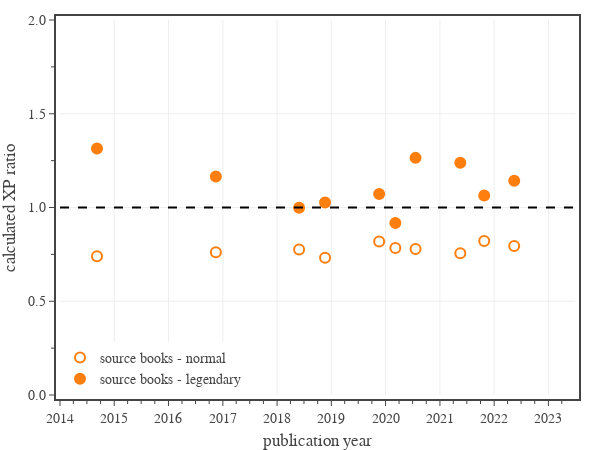

Here is the notebook cell this chart was saved with:
### Code cell
# plot eXP ratio vs time. Split data by book type.
from datetime import date

groups = {
    'source books - normal': {
        'Legendary': ['N'],
        'marker': dict(
            size=10, 
            color='rgba(0,0,0,0.0)', 
            line=dict(color='#ff7f0e', width=2)
        )
    },
    'source books - legendary': {
        'Legendary': ['L','LL'],
        'marker': dict(
            size=10, 
            color='#ff7f0e', 
            line=dict(color='#ff7f0e', width=2)
        )
    }
}

# summarize the current dataset


group_columns = ['Date','group','Book']
date_range = [date(2014, 1, 1), date.today()]

# plot results
fig = go.Figure(
    layout=go.Layout(
        template=tfb.FIG_TEMPLATE,
        hoverlabel=dict(
            bgcolor='white',
        ),
        xaxis=dict(
            title_text='publication year',
            range=date_range,
            dtick="M12",
            minor=dict(dtick="M3"),
        ),
        yaxis=dict(
            title_text='calculated XP ratio',
            range=[0, 2],
            tick0=0, dtick=0.5,
            tickformat='.1f',
            minor=dict(tick0=0, dtick=0.25),
        ),
        legend=dict(
            yanchor='bottom',  y=0.00,
            xanchor='left', x=0.00,
            orientation='v',
        ),
    )
)

for g in groups:
    group = groups[g]
    df1 = df0[df0['CR'].between(1,30) & df0['Legendary'].isin(group['Legendary']) & df0['Book Type'].isin(['Source'])]
    df1['group'] = df1.apply(lambda row: 'source books - normal' if row['Legendary'] == 'N' else 'source books - legendary', axis=1)
    df1 = df1[group_columns + ['eXP Ratio']]
    
    dfG = df1.groupby(group_columns).size().to_frame('Total').reset_index()
    dfG['eXP Ratio Mean'] = df1.groupby(group_columns).mean().reset_index()['eXP Ratio']
    dfG['eXP Ratio Std Dev'] = df1.groupby(group_columns).std().reset_index()['eXP Ratio']
    dfG = dfG.sort_values(by=['Date'])
    dfG = dfG[dfG['Total'].ge(1)]
    
    fig.add_trace(go.Scatter(
        x=dfG['Date'], 
        y=dfG['eXP Ratio Mean'],
        mode='markers',
        name=g,
    ))

    fig.update_traces(
        selector=dict(name=g),
        customdata = np.stack((dfG['Book'], dfG['Total']), axis=-1),
        hovertemplate = '<b>%{customdata[0]}</b><br>'
            + 'Date: %{x}<br>'
            + 'XP ratio: %{y:.2f}<br>'
            + 'Monsters: %{customdata[1]:.0f}'
            + '<extra></extra>',
        marker=group['marker'],
    )

fig.add_trace(go.Scatter(
    x=date_range, 
    y=[1, 1],
    mode='lines', 
    line=dict(color='black', dash='dash'),
    showlegend=False,
    hoverinfo='skip'
))

# show figure
fig.update_layout(width=600, height=450)
fig.show(config=tfb.FIG_CONFIG)

# save figures
if SAVEFIGS:
    fig.update_layout(autosize=True, width=None, height=None)
    tfb.save_fig_html(fig, format='large', name='fig-exp-ratio-mean-vs-time-source-books-large', style='aspect-ratio: 600/500;')
    tfb.save_fig_html(fig, format='small', name='fig-exp-ratio-mean-vs-time-source-books-small', style='aspect-ratio: 600/550;')

### Figure 1 — Plotly figure (JSON) as saved in the notebook; plotly's stock layout.template omitted (floating-point values rounded to 4 significant figures)
{"data": [{"customdata": [["MM", 265], ["VGtM", 106], ["MToF", 88], ["GGtR", 47], ["ERftLW", 19], ["EGtW", 26], ["MOoT", 38], ["VRGtR", 26], ["FToD", 49], ["MPMotM", 202]], "hovertemplate": "<b>%{customdata[0]}</b><br>Date: %{x}<br>XP ratio: %{y:.2f}<br>Monsters: %{customdata[1]:.0f}<extra></extra>", "marker": {"color": "rgba(0,0,0,0.0)", "line": {"color": "#ff7f0e", "width": 2}, "size": 10}, "mode": "markers", "name": "source books - normal", "type": "scatter", "x": ["2014-09-07T00:00:00", "2016-11-15T00:00:00", "2018-05-29T00:00:00", "2018-11-20T00:00:00", "2019-11-19T00:00:00", "2020-03-07T00:00:00", "2020-07-21T00:00:00", "2021-05-18T00:00:00", "2021-10-26T00:00:00", "2022-05-16T00:00:00"], "y": [0.7404, 0.7617, 0.7765, 0.732, 0.8183, 0.7845, 0.7792, 0.7566, 0.8208, 0.7948]}, {"customdata": [["MM", 39], ["VGtM", 5], ["MToF", 27], ["GGtR", 13], ["ERftLW", 8], ["EGtW", 3], ["MOoT", 7], ["VRGtR", 6], ["FToD", 51], ["MPMotM", 34]], "hovertemplate": "<b>%{customdata[0]}</b><br>Date: %{x}<br>XP ratio: %{y:.2f}<br>Monsters: %{customdata[1]:.0f}<extra></extra>", "marker": {"color": "#ff7f0e", "line": {"color": "#ff7f0e", "width": 2}, "size": 10}, "mode": "markers", "name": "source books - legendary", "type": "scatter", "x": ["2014-09-07T00:00:00", "2016-11-15T00:00:00", "2018-05-29T00:00:00", "2018-11-20T00:00:00", "2019-11-19T00:00:00", "2020-03-07T00:00:00", "2020-07-21T00:00:00", "2021-05-18T00:00:00", "2021-10-26T00:00:00", "2022-05-16T00:00:00"], "y": [1.314, 1.165, 0.9992, 1.027, 1.072, 0.9172, 1.265, 1.238, 1.064, 1.142]}, {"hoverinfo": "skip", "line": {"color": "black", "dash": "dash"}, "mode": "lines", "showlegend": false, "type": "scatter", "x": ["2014-01-01", "2023-06-29"], "y": [1, 1]}], "layout": {"height": 450, "hoverlabel": {"bgcolor": "white"}, "legend": {"orientation": "v", "x": 0, "xanchor": "left", "y": 0, "yanchor": "bottom"}, "width": 600, "xaxis": {"dtick": "M12", "minor": {"dtick": "M3"}, "range": ["2014-01-01", "2023-06-29"], "title": {"text": "publication year"}}, "yaxis": {"dtick": 0.5, "minor": {"dtick": 0.25, "tick0": 0}, "range": [0, 2], "tick0": 0, "tickformat": ".1f", "title": {"text": "calculated XP ratio"}}}}
